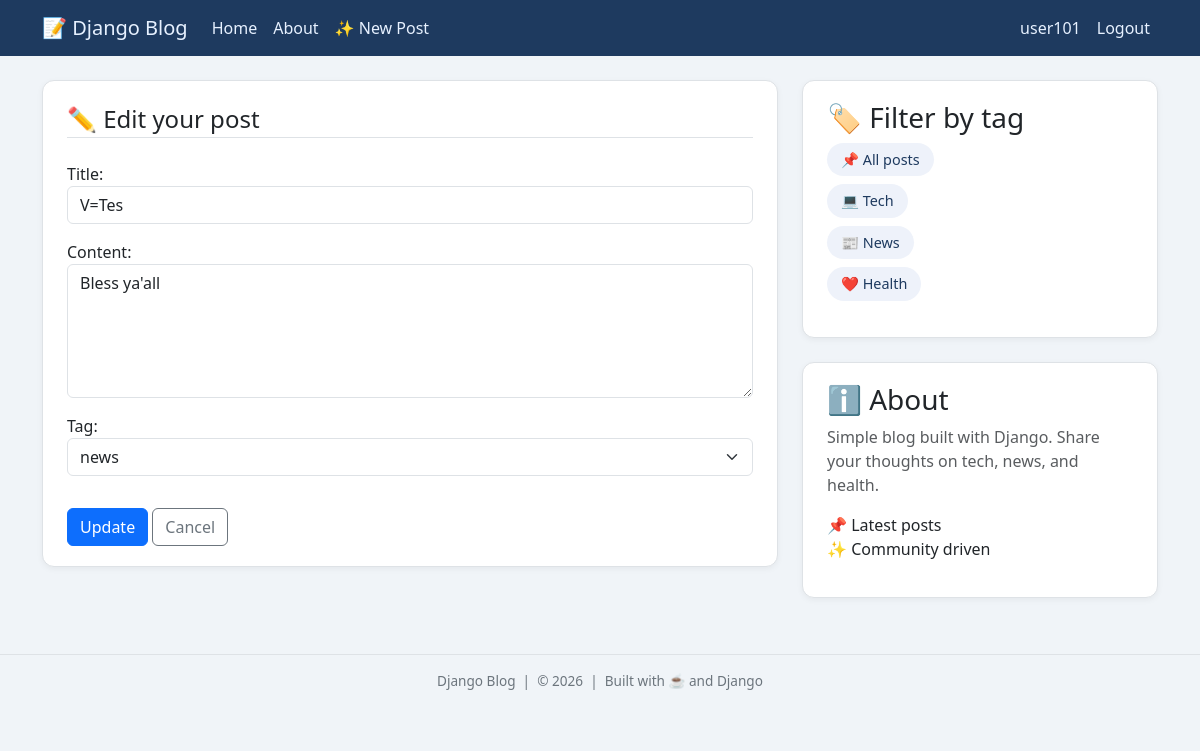
The app's page /edit/1/ (signed in) with its own data.
### feed/models.py (models this page shows, shortened)
class Posts(models.Model):
    choices = (('tech','tech'),('news','news'),('health','health')
    )
    title = models.CharField(max_length=50)
    content = models.TextField()
    date_posted = models.DateTimeField(auto_now_add=True)
    author = models.ForeignKey(User,on_delete=models.CASCADE)
    tag = models.CharField(max_length=100,choices=choices)

### feed/views.py (the view)
# urls.py: path('edit/<int:pk>/', views.post_edit,name ="edit"),
@login_required
def post_edit(request, pk):
    post = get_object_or_404(Posts, id=pk)
    if post.author != request.user:
        return redirect('home')  # or raise PermissionDenied
    if request.method == 'POST':
        edit = NewPost(request.POST, instance=post)
        if edit.is_valid():
            edit.save()
            return redirect('details', pk=post.id)
    else:
        edit = NewPost(instance=post)
    return render(request, 'feed/post_edit.html', context={
        "post": post,
        "post_edit": edit
    })

### feed/forms.py
class NewPost(forms.ModelForm):
    class Meta:
        model = Posts
        fields = ['title', 'content', 'tag']
        widgets = {
            'title': forms.TextInput(attrs={'class': 'form-control'}),
            'content': forms.Textarea(attrs={'class': 'form-control', 'rows': 5}),
            'tag': forms.Select(attrs={'class': 'form-select'}),
        }

### feed/templates/feed/post_edit.html (shortened to what this page needs)
{% extends "feed/base.html" %}
{% block content %}
<div class="content-section">
    <form method="POST" enctype="multipart/form-data">
        <fieldset class="form-group">
            <legend class="border-bottom mb-4">✏️ Edit your post</legend>
            {{ post_edit.as_p }}
        </fieldset>
        <div class="form-group mt-3">
            <button class="btn btn-primary" type="submit">Update</button>
            <a class="btn btn-outline-secondary" href="{% url 'details' post.id %}">Cancel</a>
        </div>
    </form>
</div>
{% endblock content %}

### feed/templates/feed/base.html (shortened to what this page needs)
{% load static %}
<!DOCTYPE html>
<html lang="en">
<head>
    <link href="https://cdn.jsdelivr.net/npm/bootstrap@5.3.2/dist/css/bootstrap.min.css" rel="stylesheet">
</head>
<body>
<header class="site-header">
    <nav class="navbar navbar-expand-md navbar-dark bg-steel fixed-top">
        <div class="container">
            <a class="navbar-brand" href="/">📝 Django Blog</a>
            <div class="collapse navbar-collapse" id="navbarToggle">
                <div class="navbar-nav me-auto">
                    <a class="nav-link" href="/">Home</a>
                    <a class="nav-link" href="/about">About</a>
                    {% if user.is_authenticated %}
                        <a class="nav-link" href="{% url 'new_posts' %}">✨ New Post</a>
                    {% endif %}
                </div>
                <div class="navbar-nav">
                    {% if user.is_authenticated %}
                        <a class="nav-link" href="{% url 'profile' user.id %}">{{ user.username }}</a>
                        <a class="nav-link" href="{% url 'logout' %}">Logout</a>
                    {% else %}
                        <a class="nav-link" href="{% url 'login' %}">Login</a>
                        <a class="nav-link" href="{% url 'register-user' %}">Register</a>
                    {% endif %}
                </div>
            </div>
        </div>
    </nav>
</header>
<main role="main" class="container" style="margin-top: 80px;">
    <div class="row">
        <div class="col-md-8">
            {% block content %}{% endblock %}
        </div>
        <div class="col-md-4">
            <div class="content-section">
                <h3>🏷️ Filter by tag</h3>
                <ul class="tag-filter-list">
                    <li><a class="tag-filter-link" href="{% url 'blog-home' %}">📌 All posts</a></li>
                    <li><a class="tag-filter-link" href="{% url 'home_by_tag' 'tech' %}">💻 Tech</a></li>
                    <li><a class="tag-filter-link" href="{% url 'home_by_tag' 'news' %}">📰 News</a></li>
                    <li><a class="tag-filter-link" href="{% url 'home_by_tag' 'health' %}">❤️ Health</a></li>
                </ul>
            </div>
            <div class="content-section">
                <h3>ℹ️ About</h3>
                <p class="text-muted">Simple blog built with Django. Share your thoughts on tech, news, and health.</p>
                <ul class="list-unstyled">
                    <li>📌 Latest posts</li>
                    <li>✨ Community driven</li>
                </ul>
            </div>
        </div>
    </div>
</main>
<footer>
    <p>Django Blog &nbsp;|&nbsp; &copy; 2026 &nbsp;|&nbsp; Built with ☕ and Django</p>
</footer>
</body>
</html>

### feed/templates/feed/base.html (style rules this page uses)
body { background: #f0f4f8; font-family: 'Segoe UI', Roboto, 'Helvetica Neue', sans-serif; }
.bg-steel { background-color: #1e3a5f; }
.navbar-brand, .nav-link { color: #e7f1ff !important; }
.content-section { background: #ffffff; border-radius: 12px; box-shadow: 0 2px 6px rgba(0,0,0,0.05); padding: 1.25rem 1.5rem; margin-bottom: 1.5rem; border: 1px solid #dee2e6; }
.tag-filter-list { list-style: none; padding-left: 0; }
.tag-filter-list li { margin-bottom: 8px; }
.tag-filter-link { background: #eef2fa; padding: 6px 14px; border-radius: 40px; font-size: 0.9rem; color: #1e3a5f; text-decoration: none; display: inline-block; transition: background 0.2s; }
footer { text-align: center; margin-top: 2rem; padding: 1rem; color: #6c757d; font-size: 0.85rem; border-top: 1px solid #dee2e6; }

### records on screen
Posts: title "V=Tes", content "Bless ya'all", tag "news"

### other values on screen
{{ user.username }} "user101"
